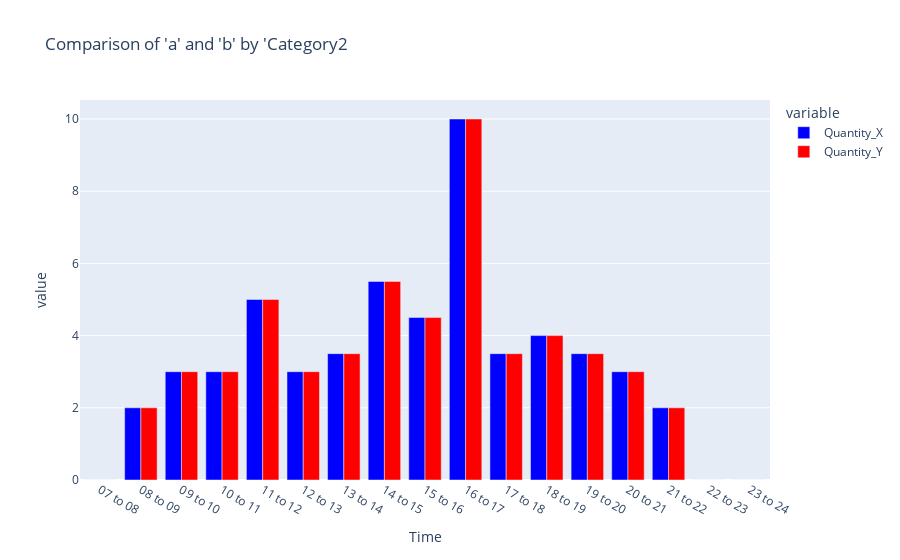

Notebook cell for this chart:
### Code cell
name1 = 'X'
name2='Y'
dff = df2[df2['Month']=='November']
dff_= df2[df2['Month']=='November']

dff = dff[dff['Month Weeks'] == 'Fourth Week']
dff_ = dff_[dff_['Month Weeks'] == 'Fourth Week']

dff = dff[dff['Week Days'] == 'Wednesday']
dff_ = dff_[dff_['Week Days'] == 'Wednesday']

dff = dff[dff['Items'] == 'Backup Max'].groupby('Time')[['Quantity','Ticket','Sales','AVS Per Hour']].mean()
dff_ = dff_[dff_['Items'] == 'Backup Max'].groupby('Time')[['Quantity','Ticket','Sales','AVS Per Hour']].mean()
merged = pd.merge(dff,dff_, on='Time', suffixes=(f'_{name1}', f'_{name2}'), how='outer').fillna(0)

fig = px.bar(merged, merged.index, y=[f'Quantity_{name1}', f'Quantity_{name2}'],
             color_discrete_map={f'Quantity_{name1}': "blue", f'Quantity_{name2}': "red"},
             title="Comparison of 'a' and 'b' by 'Category2", barmode='group')
fig

### Figure 1 — Plotly figure (JSON) as saved in the notebook; plotly's stock layout.template omitted (floating-point values rounded to 4 significant figures)
{"data": [{"alignmentgroup": "True", "hovertemplate": "variable=Quantity_X<br>Time=%{x}<br>value=%{y}<extra></extra>", "legendgroup": "Quantity_X", "marker": {"color": "blue", "pattern": {"shape": ""}}, "name": "Quantity_X", "offsetgroup": "Quantity_X", "orientation": "v", "showlegend": true, "textposition": "auto", "type": "bar", "x": ["07 to 08", "08 to 09", "09 to 10", "10 to 11", "11 to 12", "12 to 13", "13 to 14", "14 to 15", "15 to 16", "16 to 17", "17 to 18", "18 to 19", "19 to 20", "20 to 21", "21 to 22", "22 to 23", "23 to 24"], "xaxis": "x", "y": [0, 2, 3, 3, 5, 3, 3.5, 5.5, 4.5, 10, 3.5, 4, 3.5, 3, 2, 0, 0], "yaxis": "y"}, {"alignmentgroup": "True", "hovertemplate": "variable=Quantity_Y<br>Time=%{x}<br>value=%{y}<extra></extra>", "legendgroup": "Quantity_Y", "marker": {"color": "red", "pattern": {"shape": ""}}, "name": "Quantity_Y", "offsetgroup": "Quantity_Y", "orientation": "v", "showlegend": true, "textposition": "auto", "type": "bar", "x": ["07 to 08", "08 to 09", "09 to 10", "10 to 11", "11 to 12", "12 to 13", "13 to 14", "14 to 15", "15 to 16", "16 to 17", "17 to 18", "18 to 19", "19 to 20", "20 to 21", "21 to 22", "22 to 23", "23 to 24"], "xaxis": "x", "y": [0, 2, 3, 3, 5, 3, 3.5, 5.5, 4.5, 10, 3.5, 4, 3.5, 3, 2, 0, 0], "yaxis": "y"}], "layout": {"barmode": "group", "legend": {"title": {"text": "variable"}, "tracegroupgap": 0}, "title": {"text": "Comparison of 'a' and 'b' by 'Category2"}, "xaxis": {"anchor": "y", "domain": [0, 1], "title": {"text": "Time"}}, "yaxis": {"anchor": "x", "domain": [0, 1], "title": {"text": "value"}}}}
